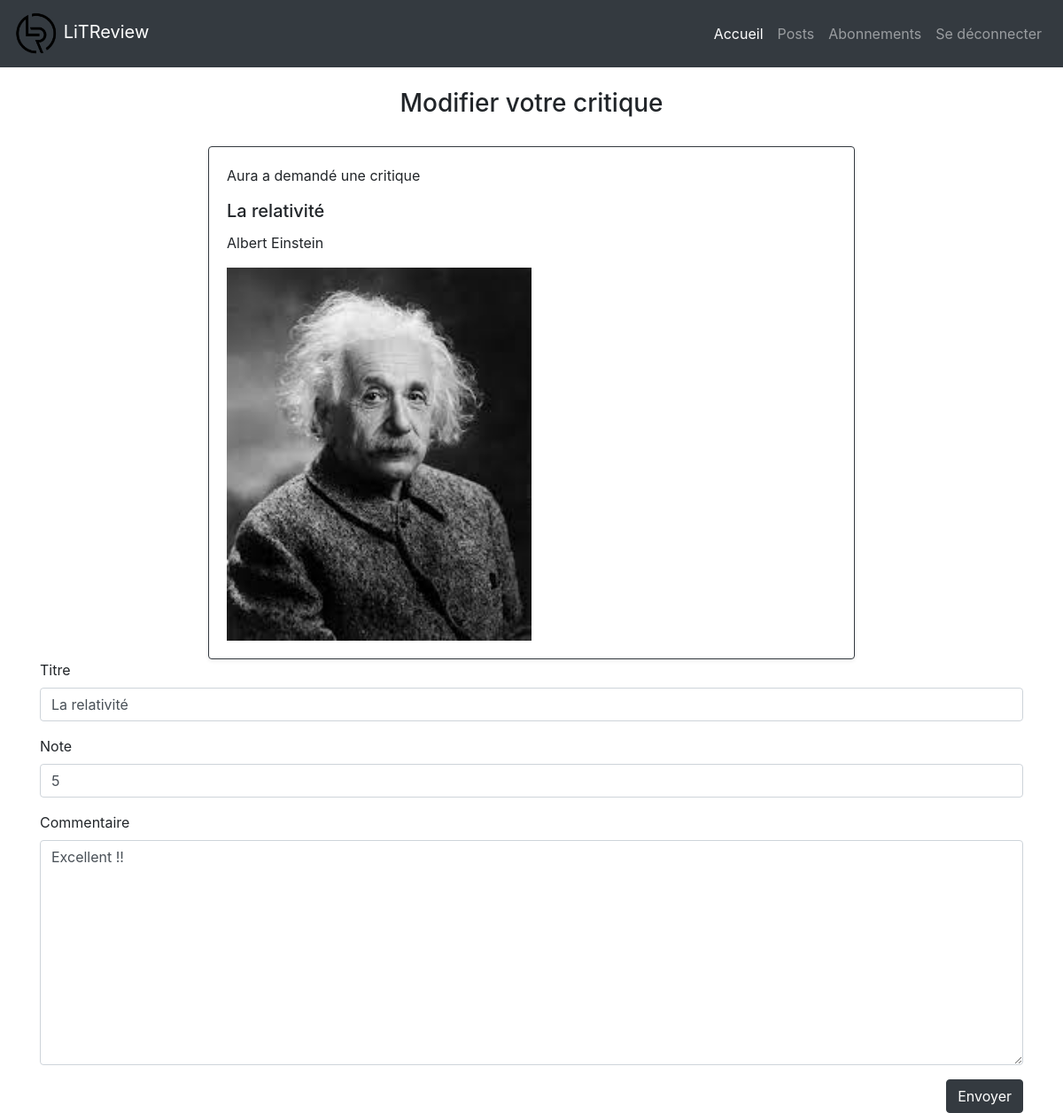
/posts/edit/Review/2 (signed in), run on an earlier commit of the app's database.
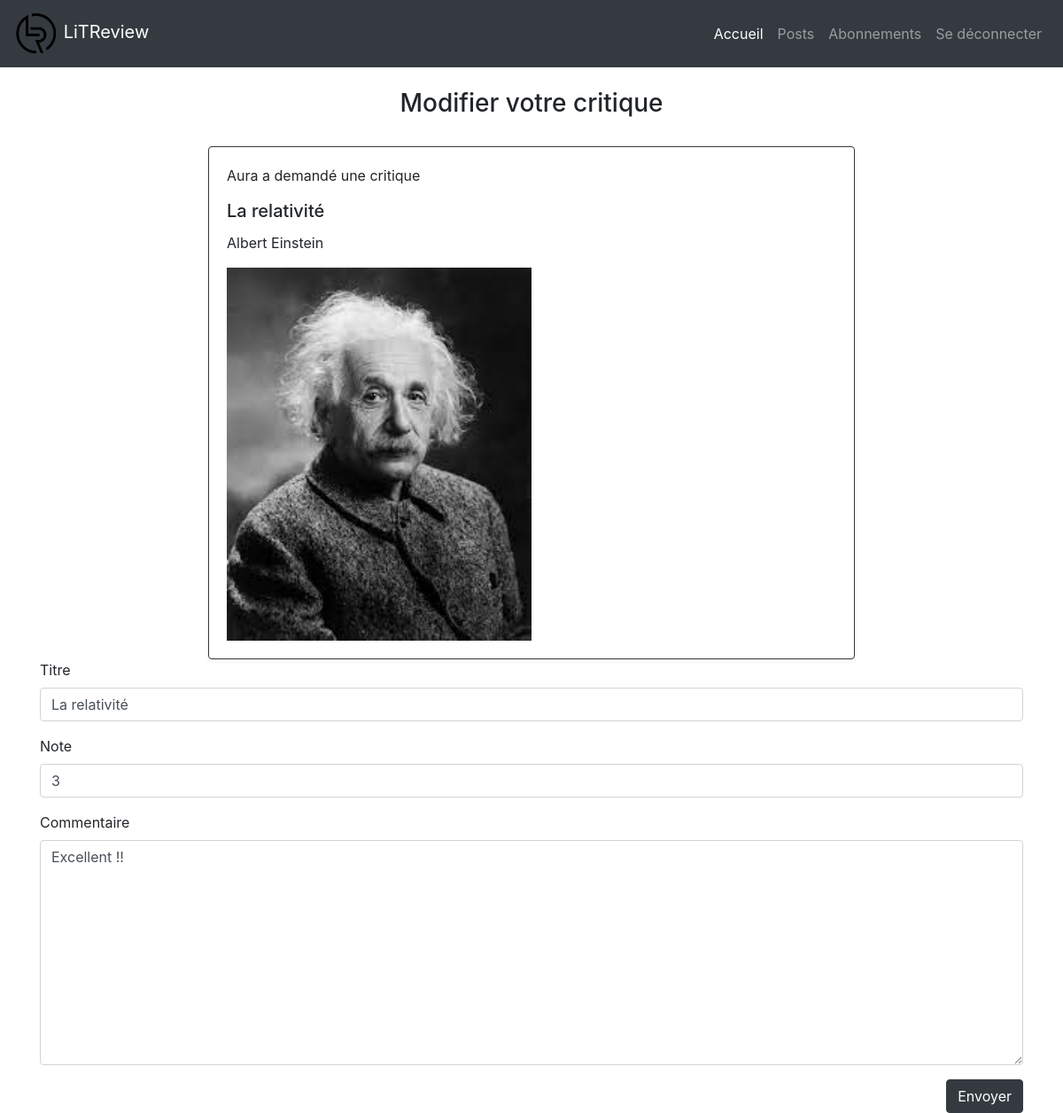
And on a later commit of the database.
### feeds/models.py (models this page shows)
class Review(models.Model):
    ticket = models.ForeignKey(Ticket, on_delete=models.CASCADE)
    headline = models.CharField(max_length=128, verbose_name="Titre")
    rating = models.PositiveSmallIntegerField(validators=[MinValueValidator(0), MaxValueValidator(5)])
    body = models.CharField(max_length=8192, blank=True, verbose_name="Commentaire")
    user = user = models.ForeignKey(settings.AUTH_USER_MODEL, on_delete=models.CASCADE)
    time_created = models.DateTimeField(auto_now_add=True)

### feeds/views.py (the view, shortened to what this page needs)
# urls.py: path("posts/edit/<str:content_type>/<int:content_id>", feeds.edit_content, name="edit_content"),
@login_required
def edit_content(request, content_type, content_id):
    if request.method == "GET":
        if content_type == "Ticket":
            requested_content = models.Ticket.objects.get(pk=content_id)
            review_ticket = None
            edit_form = forms.TicketForm(instance=requested_content)
        elif content_type == "Review":
            requested_content = models.Review.objects.get(pk=content_id)
            review_ticket = requested_content.ticket
            edit_form = forms.ReviewForm(instance=requested_content)
        context = {
            "edit_form": edit_form,
            "review_ticket": review_ticket
        }
        return render(request, "feeds/edit_content.html", context=context)

### feeds/forms.py
class ReviewForm(forms.ModelForm):
    edit_review = forms.BooleanField(widget=forms.HiddenInput, initial=True)
    class Meta:
        model = models.Review
        fields = ["headline", "rating", "body"]
        widgets = {
            "body": forms.Textarea(attrs={"class": "form-control"})
        }
    def __init__(self, *args, **kwargs):
        super().__init__(*args, **kwargs)
        self.label_suffix = ""
        self.fields["headline"].widget.attrs.update(
            {"class": "form-control", }
            )
        self.fields["rating"].widget.attrs.update(
            {"class": "form-control", }
            )
        self.fields["rating"].label = "Note"

### feeds/templatetags/feeds_extras.py (called while the page is built)
@register.simple_tag(takes_context=True)
def get_user_display(context, user):
    if user == context["user"]:
        return "Vous avez"
    return user.username + " a"

### feeds/templates/feeds/edit_content.html (shortened to what this page needs)
{% extends "base.html" %}
{% load feeds_extras %}
{% block content %}
<div class="container">
    {% if review_ticket %}
        <div class="row">
            <div class="col">
                <h3 class="text-center mt-4">Modifier votre critique</h3>
            </div>
        </div>
        <div class="row">
            <div class="col-lg-8 col-12 mx-auto">
                <div class="card border-dark shadow-sm mt-4">
                    <div class="card-body d-flex flex-column">
                        <p class="card-text">
                            {% get_user_display review_ticket.user %} demandé une critique
                        </p>
                        {% include "feeds/partials/ticket_snippet.html" with ticket=review_ticket %}
                    </div>
                </div>
            </div>
        </div>
    {% else %}
        <div class="row">
            <div class="col">
                <h3 class="text-center mt-4">Modifier votre ticket</h3>
            </div>
        </div>
    {% endif %}
    <form method="post" enctype="multipart/form-data">
        {{ edit_form.as_p }}
        <div class="text-right">
            <button class="btn btn-dark" type="submit">Envoyer</button>
        </div>
    </form>
{% endblock content %}

What changed in the data, as far as the page shows it:
changed Review "La relativité": rating "5" → "3"
